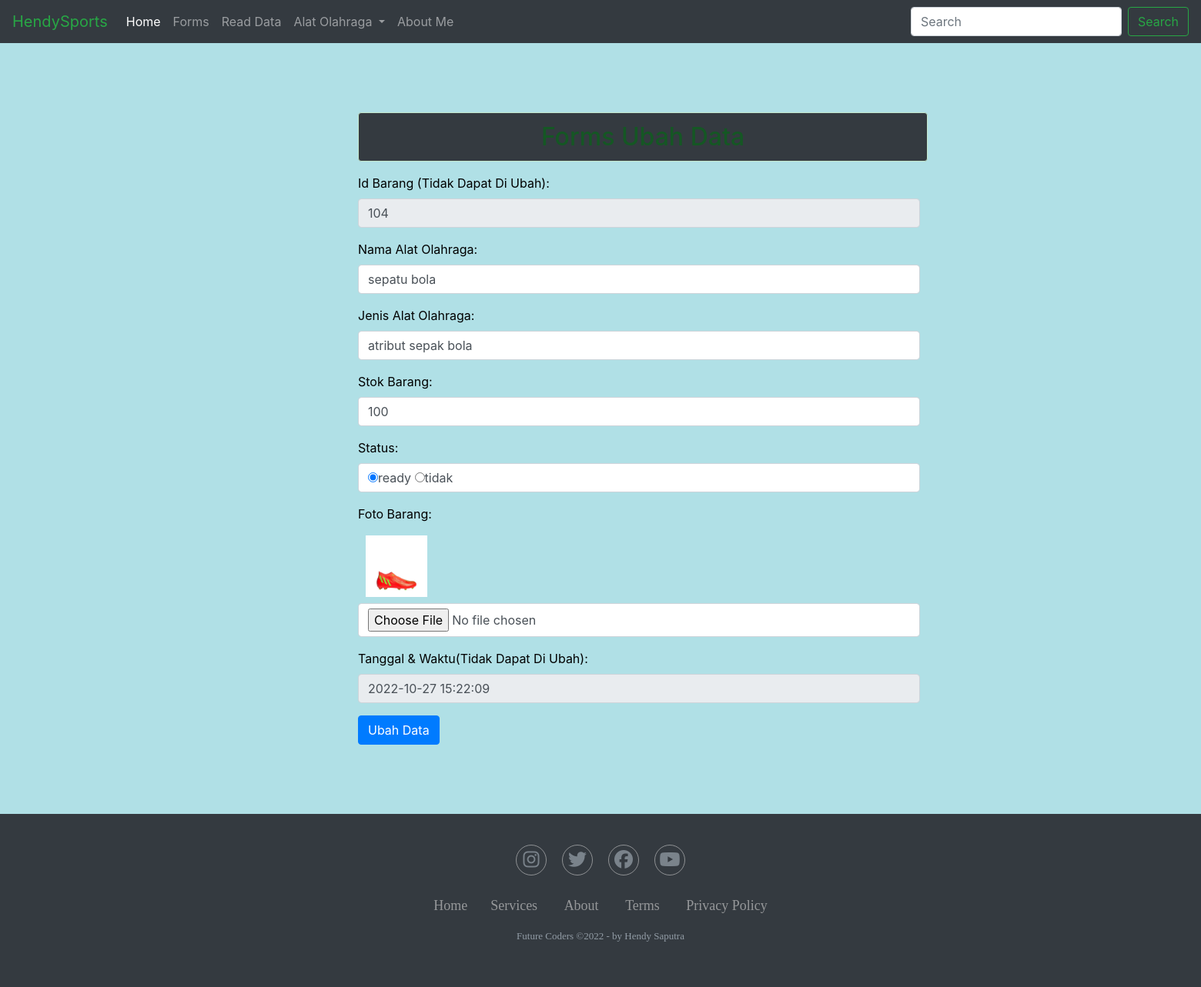
Page /update.php?id=104 on the committed database.
### tables this page shows
CREATE TABLE `goods` (
  `id_barang` int(5) NOT NULL,
  `nama_barang` varchar(30) NOT NULL,
  `jenis_barang` varchar(30) NOT NULL,
  `stok_barang` int(5) NOT NULL,
  `status_barang` enum('ready','tidak') DEFAULT NULL,
  `gambar` varchar(100) NOT NULL,
  `tanggal` datetime NOT NULL
);

### update.php (the view, shortened to what this page needs)
<?php
include('koneksi.php');
?>
<!DOCTYPE html>
<html lang="en">
<head>
  <link rel="stylesheet" href="https://cdn.jsdelivr.net/npm/bootstrap@4.0.0/dist/css/bootstrap.min.css">
  <link rel="stylesheet" href="style.css">
  <link rel="stylesheet" href="forms1.css">
  <link rel="stylesheet" href="https://cdnjs.cloudflare.com/ajax/libs/font-awesome/6.2.0/css/all.min.css" />
  <link href="//netdna.bootstrapcdn.com/font-awesome/3.2.1/css/font-awesome.css" rel="stylesheet">
</head>
<body>
  <nav class="navbar navbar-expand-lg navbar-dark bg-dark">
    <a class="navbar-brand text-success" href="#">HendySports</a>
    <div class="collapse navbar-collapse" id="navbarSupportedContent">
      <ul class="navbar-nav mr-auto">
        <li class="nav-item active">
          <a class="nav-link" href="index.php">Home <span class="sr-only">(current)</span></a>
        </li>
        <li class="nav-item">
            <a class="nav-link" href="forms.php">Forms</a>
        </li>
        <li class="nav-item">
            <a class="nav-link" href="tampilan.php">Read Data</a>
        </li>
        <li class="nav-item dropdown">
          <a class="nav-link dropdown-toggle" href="#" id="navbarDropdown" role="button" data-toggle="dropdown" aria-haspopup="true" aria-expanded="false">
            Alat Olahraga
          </a>
        <li class="nav-item">
          <a class="nav-link" href="about.php">About Me</a>
        </li>
      </ul>
      <form class="form-inline my-2 my-lg-0">
        <input class="form-control mr-sm-2" type="search" placeholder="Search" aria-label="Search">
        <button class="btn btn-outline-success my-2 my-sm-0" type="submit">Search</button>
      </form>
    </div>
  </nav>
  <div class="container">
        <h2 class="alert alert-success text-center mt-5 col-md-8">Forms Ubah Data</h2>
        <form action="" method="POST" enctype="multipart/form-data">
        <?php
            $tampil = mysqli_query($koneksi, "SELECT * FROM goods WHERE id_barang = '" . $_GET['id'] . "'");
            if (mysqli_num_rows($tampil) > 0) {
                while ($row = mysqli_fetch_array($tampil)) {
        ?>
            <div class="form-group" >
                <div class="row">
                    <div class="col-md-8">
                        <label for="id_barang">Id Barang (Tidak Dapat Di Ubah):</label>
                        <input type="number" name="id_barang" value="<?php echo $row['id_barang']; ?>" class="form-control" placeholder="Masukan Id Barang" readonly>
                    </div>
                </div>
            </div>
             <div class="form-group">
                <div class="row">
                    <div class="col-md-8">
                        <label for="nama_barang">Nama Alat Olahraga:</label>
                        <input type="text" name="nama_barang" value="<?php echo $row['nama_barang']; ?>"  class="form-control" placeholder="Masukan Nama Alat Olahraga">
                    </div>
                </div>
            </div>
            <div class="form-group">
                <div class="row">
                    <div class="col-md-8">
                        <label for="jenis_barang">Jenis Alat Olahraga:</label>
                        <input type="text" name="jenis_barang" value="<?php echo $row['jenis_barang']; ?>" class="form-control" placeholder="Jenis Alat Olahraga">
                    </div>
                </div>
            </div>
            <div class="form-group">
                <div class="row">
                    <div class="col-md-8">
                        <label for="stok_barang">Stok Barang:</label>
                        <input type="number" name="stok_barang" value="<?php echo $row['stok_barang']; ?>" class="form-control" placeholder="Masukan Stok Barang">
                    </div>
                </div>
            </div>
            <div class="form-group">
                <label for="status_barang">Status: </label>
                <div class="row">
                    <div class="col-md-8">
                      <div class="form-control">
                        <input type="radio" name="status_barang"  value="ready" <?php if($row['status_barang'] == "ready")echo "checked"?> >ready
                        <input type="radio" name="status_barang" value="tidak" <?php if($row['status_barang'] == "tidak")echo "checked"?>>tidak
                      </div>
                    </div>
                </div>
            </div>
            <div class="form-group">
                <div class="row">
                    <div class="gambar col-md-8">
                        <label for="gambar">Foto Barang:</label><br>
                        <img class="gambar" style="margin: 8px 10px;" src="<?php echo $row['gambar']; ?>" height="80px" alt="" srcset="">
                        <br>
                        <input type="file" name="gambar" class="form-control">
                    </div>
                </div>
            </div>
            <div class="form-group">
                <div class="row">
                    <div class="col-md-8">
                        <label for="tanggal">Tanggal & Waktu(Tidak Dapat Di Ubah):</label>
                        <input type="text" name="tanggal" value="<?php echo $row['tanggal']; ?>" class="form-control" placeholder="Masukan Stok Barang" readonly>
                    </div>
                </div>
            </div>
            <?php
                }
            }
            ?>
            <button type="submit" name="submit" value="update"  class="btn btn-primary">Ubah Data</button>
        </form>
    </div>
  <section class="footer">
    <div class="social">
      <a href="#"><i class="fab fa-instagram"></i></a>
      <a href="#"><i class="fab fa-twitter"></i></a>
      <a href="#"><i class="fab fa-facebook"></i></a>
      <a href="#"><i class="fab fa-youtube"></i></a>
    </div>
    <ul class="list">
      <li>
        <a href="#">Home</a
      </li>
      <li>
        <a href="#">Services</a>
      </li>
      <li>
        <a href="#">About</a>
      </li>
      <li>
        <a href="#">Terms</a>
      </li>
      <li>
        <a href="#">Privacy Policy</a>
      </li>
    </ul>
    <p class="copyright">
      Future Coders &copy;2022 - by Hendy Saputra
    </p>
  </section>
</body>
</html>

### style.css (style rules this page uses)
* { box-sizing: border-box; margin: 0; padding: 0; }
body { background-color: white; color: black; }
.navbar { margin-bottom: 25px; }
.text-center { background-color:#343a40; }
.footer { font-family:'Sege UI'; font-weight: 400; background-color:#343a40; padding: 40px 0; }
.footer .social { text-align: center; padding-bottom: 25px; color: #929ca5; }
.footer .social a { font-size: 24px; color: inherit; border: 1px solid #cccc; width: 40px; height: 40px; line-height: 38px; display: inline-block; text-align: center; border-radius: 50%; margin: 0 8px; opacity: 0.75; }
.footer ul { margin-top:0; padding: 0; list-style: none; font-size: 18px; line-height: 1.6; margin-bottom: 0; text-align: center; }
.footer ul li a { color:#cccc ; text-decoration: none; opacity: 0.8; }
.footer ul li { display: inline-block; padding: 0 15px; }
.footer .copyright { margin-top: 15px; text-align: center; font-size: 13px; color: #929ca5; }

### forms1.css (style rules this page uses)
body { background-color: powderblue; }
.container { margin: 90px 450px; }

### rows in the picture
goods: id_barang "104", nama_barang "sepatu bola", jenis_barang "atribut sepak bola", stok_barang "100", status_barang "☑", gambar (picture), tanggal "2022-10-27 15:22:09"
